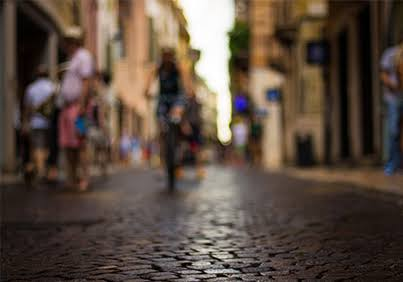
#> input picture 3.Hafta/input.jpg, 403 x 282 px, found by its file name
$ python task4_thread_histogram.py
#> lines starting #> are read from the running program, lines starting #| are printed output that depends on the picture
import cv2
import numpy as np
import threading
import matplotlib.pyplot as plt

img = cv2.imread("input.jpg", cv2.IMREAD_GRAYSCALE)
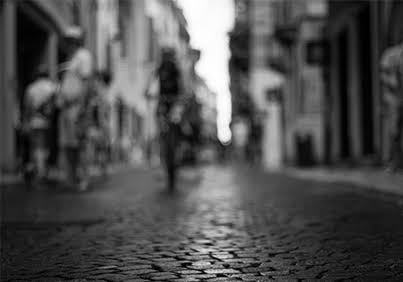
#> img: shape (282, 403); min 0, max 255, mean 78.5
if img is None:
    raise FileNotFoundError("input.jpg bulunamadi!")

yukseklik, genislik = img.shape
#> yukseklik = 282; genislik = 403
parca_boyutu = yukseklik // 4
#> parca_boyutu = 70

# Veri cakismasi (race condition) olmamasi icin her thread kendi dizisine yazacak
yerel_histogramlar = [np.zeros(256, dtype=np.int64) for _ in range(4)]

def parca_histogram_hesapla(resim, bas_satir, bit_satir, thread_id):
    hist = np.zeros(256, dtype=np.int64)
    for i in range(bas_satir, bit_satir):
        for j in range(genislik):
            piksel_degeri = resim[i, j]
            hist[piksel_degeri] += 1
    yerel_histogramlar[thread_id] = hist

threadler = []
for i in range(4):
    bas = i * parca_boyutu
    son = yukseklik if i == 3 else (i + 1) * parca_boyutu
    t = threading.Thread(target=parca_histogram_hesapla, args=(img, bas, son, i))
    threadler.append(t)
    t.start()
#> after the loop, threadler = 4 items

for t in threadler:
    t.join()
#> this loop made 4 passes

# 4 yerel histogrami toplayarak ana histogrami elde etme (Reduction)
ana_histogram = np.zeros(256, dtype=np.int64)
for i in range(4):
    ana_histogram += yerel_histogramlar[i]

print(f"Resimdeki toplam piksel sayisi: {yukseklik * genislik}")
#| Resimdeki toplam piksel sayisi: 113646
print(f"Birlestirilen histogram toplami: {np.sum(ana_histogram)}")

plt.figure(figsize=(8, 4))
plt.title("Task 4: 4 Thread ile Paralel Hesaplanan Ana Histogram")
plt.xlabel("Piksel Degeri (0-255)")
plt.ylabel("Piksel Sayisi")
plt.plot(ana_histogram, color="black")
plt.xlim([0, 256])
plt.grid(True, linestyle="--", alpha=0.5)
plt.savefig("cikti_task4_histogram.png")
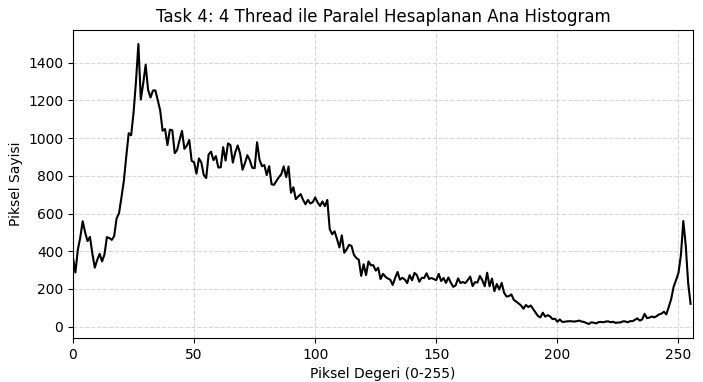
#> figure drawn by matplotlib, 1 panel; curve peaks at x = 27, y = 1499
print("Task 4 tamamlandi: 'cikti_task4_histogram.png' kaydedildi.")
